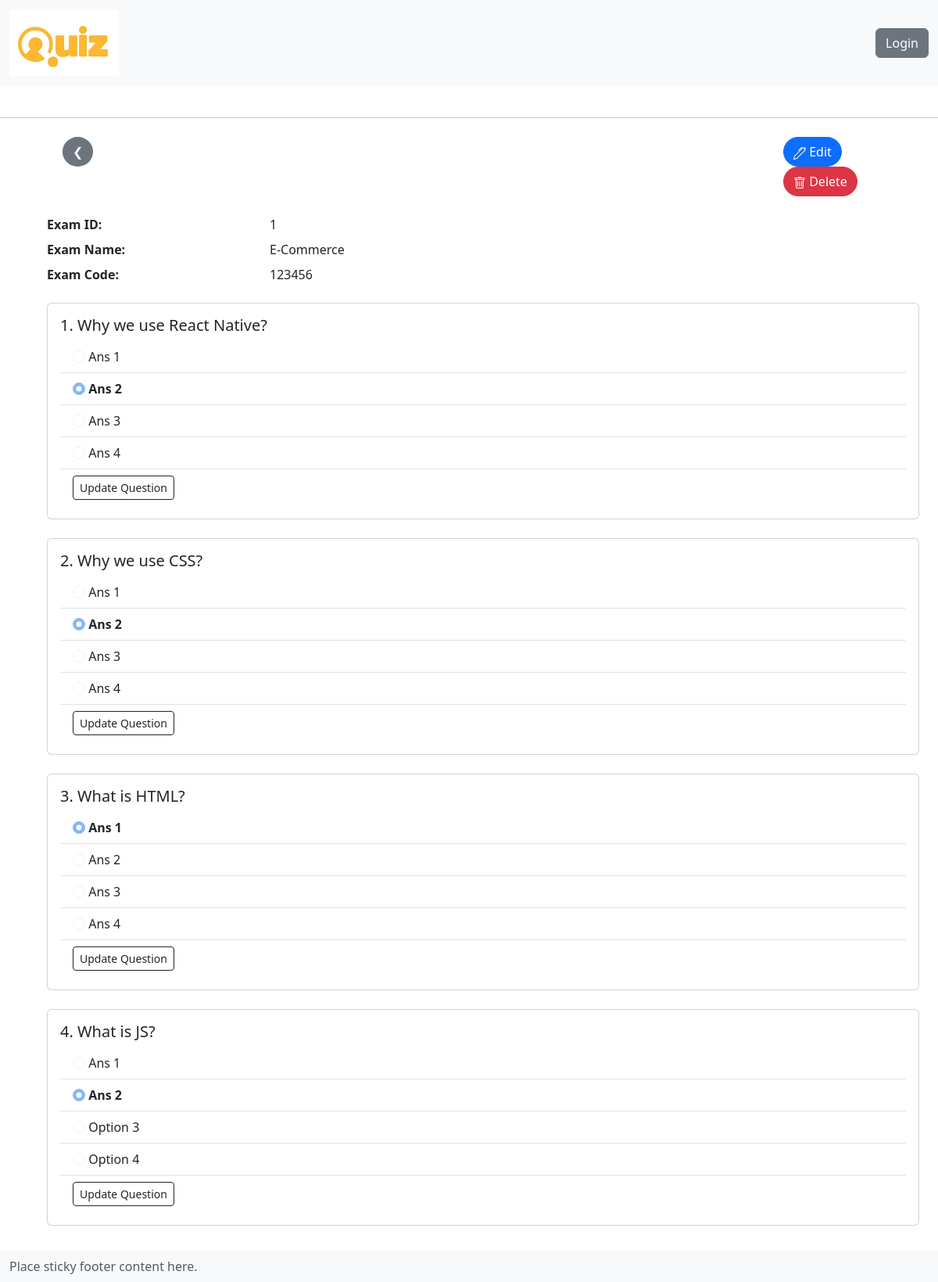
Screenshot of /department/102/1 with the database file from the repository.
### projects/models.py (models this page shows, shortened)
class Exam(models.Model):
    id = models.IntegerField(primary_key = True, auto_created = True)
    name = models.ForeignKey(Department, on_delete = models.CASCADE)
    question = models.ManyToManyField('Question', blank=True)
    code = models.CharField(max_length = 6, unique=True, default=None)

class Department(models.Model):
    id = models.IntegerField(primary_key = True, auto_created = True)
    name = models.CharField(max_length = 300)
    def __str__(self):
        return self.name

class Question(models.Model):
    id = models.UUIDField( primary_key = True, default = uuid.uuid4, editable = False)
    question = models.TextField(unique = True)
    options = models.JSONField(null = False, blank= True, default=dict)
    answer = models.CharField(max_length = 100)

### projects/views.py (the view)
# urls.py: path('department/<str:dept_id>/<str:exam_id>', views.exam, name='exam'),
def exam(request, exam_id, dept_id):
    examObj = Exam.objects.get(id = exam_id)
    return render(request, 'exam.html', {'exam': examObj, 'departmentID': dept_id})

### projects/templates/exam.html (shortened to what this page needs)
{% extends 'main.html' %}
{% block content %}
<div class="container my-4">
    <div class="row">
        <div class="col-md-10 text-right">
            <a href="{% url 'department' departmentID %}" class="btn btn-secondary btn-md rounded-circle mx-sm-2">&#10094;</a>
        </div>
        <div class="col-md-2 text-right">
            <a href="{% url 'update-exam' departmentID exam.id %}" class="btn btn-primary rounded-pill">
                Edit</a>
            <a href="{% url 'delete-exam' departmentID exam.id %}" class="btn btn-danger rounded-pill">
                Delete</a>
        </div>
    </div>
</div>
<dl class="row">
    <dt class="col-sm-3">Exam ID: </dt>
    <dd class="col-sm-9">{{ exam.id }}</dd>
    <dt class="col-sm-3">Exam Name: </dt>
    <dd class="col-sm-9">{{ exam.name }}</dd>
    <dt class="col-sm-3">Exam Code: </dt>
    <dd class="col-sm-9">{{ exam.code }}</dd>
</dl>
    {% for question in exam.question.all %}
    <div class="card">
        <div class="card-body">
          <h5 class="card-title">{{ forloop.counter }}.  {{ question.question }}</h5>
            <ul class="list-group list-group-flush">
            {% for option in question.options.values %}
                {% if option == question.answer %}
                    <li class="answer list-group-item">
                        <input class="form-check-input" type="radio" disabled checked/>
                        {{ option }}
                    </li>
                {% else %}
                    <li class="list-group-item">
                        <input class="form-check-input" type="radio" disabled/>
                        {{ option }}
                    </li>
                {% endif %}
            {% endfor %}
                <li class="list-group-item">
                    <a href="{% url 'update-question' departmentID exam.id question.id %}" >
                        <button class="btn btn-outline-dark btn-sm">Update Question</button>
                    </a>
                </li>
            </ul>
        </div>
    </div>
    <br/>
    {% endfor %}
{% endblock content %}

### templates/main.html (shortened to what this page needs)
<!DOCTYPE html>
{% load static %}
<html lang="en">
  <head>
    <link rel="stylesheet" media="screen" type="text/css" href="{% static 'styles/main.css' %}" />
    {% load bootstrap5 %}
    {% bootstrap_css %}
  </head>
  <body>
      {% include 'navbar.html' %}
      <div class='container mx-5 mb-5'>
      {% block content %}
      {% endblock content %}
    </div>
    <nav class="navbar fixed-bottom navbar-light bg-light">
      <div class="container-fluid">
        <span class="text-muted">Place sticky footer content here.</span>
      </div>
    </nav>
  </body>
</html>

### templates/navbar.html
{% load static %}
    <nav class="navbar navbar-expand-lg sticky-top navbar-light bg-light">
        <div class="container-fluid">
          <a class="navbar-brand" href="{% url 'quizapp' %}"><img src="{% static 'images/logo.png' %}"/></a>
          <div class="collapse navbar-collapse d-flex justify-content-end" id="navbarNavAltMarkup">
            <div class="navbar-nav justify-content-end ">
                {% if user.is_authenticated %}
                    <a href="{% url 'logoutUser' %}">
                        <button type="button" class="btn btn-secondary justify-content-end ">
                          <svg xmlns="http://www.w3.org/2000/svg" width="20" height="20" fill="currentColor" class="bi bi-box-arrow-up" viewBox="0 0 16 16">
                            <path fill-rule="evenodd" d="M3.5 6a.5.5 0 0 0-.5.5v8a.5.5 0 0 0 .5.5h9a.5.5 0 0 0 .5-.5v-8a.5.5 0 0 0-.5-.5h-2a.5.5 0 0 1 0-1h2A1.5 1.5 0 0 1 14 6.5v8a1.5 1.5 0 0 1-1.5 1.5h-9A1.5 1.5 0 0 1 2 14.5v-8A1.5 1.5 0 0 1 3.5 5h2a.5.5 0 0 1 0 1z"/>
                            <path fill-rule="evenodd" d="M7.646.146a.5.5 0 0 1 .708 0l3 3a.5.5 0 0 1-.708.708L8.5 1.707V10.5a.5.5 0 0 1-1 0V1.707L5.354 3.854a.5.5 0 1 1-.708-.708z"/>
                          </svg>
                          Logout</button>
                    </a>
                {% else %}
                    <a href="{% url 'loginUser' %}">
                        <button type="button" class="btn btn-secondary justify-content-end ">Login</button>
                    </a>
                {% endif %}
            </div>
          </div>
        </div>
      </nav>
<br/>
<hr>

### static/styles/main.css (style rules this page uses)
.answer { font-weight: bold; }
html { user-select: none; }

### templates/main.html (style rules this page uses)
html { user-select: none; }

### rows the page displays
Exam: id "1", name "E-Commerce", code "123456"
Question: question "Why we use React Native?", values "Ans 1" "Ans 3" "Ans 4", values "Ans 2"
Question: question "Why we use CSS?", values "Ans 1" "Ans 3" "Ans 4", values "Ans 2"
Question: question "What is HTML?", values "Ans 1", values "Ans 2" "Ans 3" "Ans 4"
Question: question "What is JS?", values "Ans 1" "Option 3" "Option 4", values "Ans 2"
